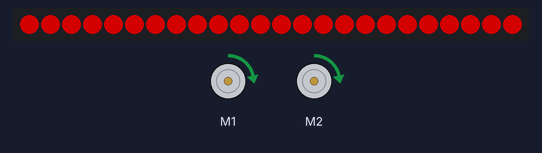
The program below on a simulated BBC micro:bit (MakeCode). Parts: 24 RGB LEDs in strip order, left to right, 2 × DC motor (green arrow = forward, orange = backward, longer = faster). Dim RGB values are drawn brighter than linear. At 48.0 s the program stops and its outputs stay as they are.

Above: at 0.1 s.
At 18.1 s:
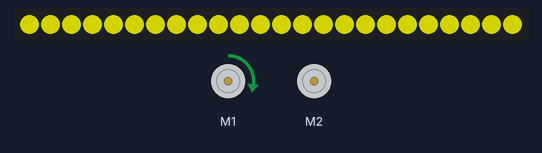
At 27.1 s:
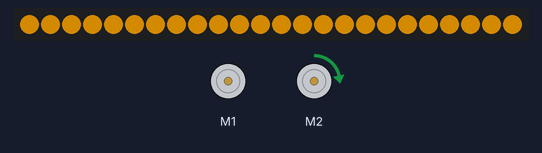
At 48.1 s:
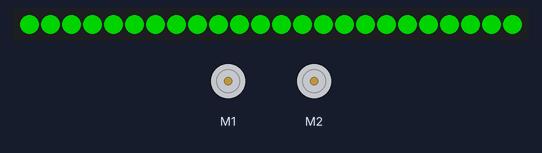
Timing chart, 0 to 49.5 s (numbered marks = the images above):
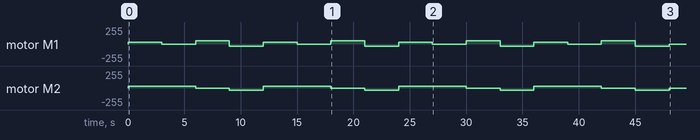

Measured:
- what the display in image 1 shows lasts 3.0 s, from 18.0 s to 21.0 s

The program:

main.ts
```typescript
let strip = neopixel.create(DigitalPin.P15, 24, NeoPixelMode.RGB)
for (let index = 0; index < 4; index++) {
    strip.showColor(neopixel.colors(NeoPixelColors.Red))
    maqueen.motorRun(maqueen.Motors.All, maqueen.Dir.CW, 30)
    basic.pause(3000)
    strip.showColor(neopixel.colors(NeoPixelColors.Orange))
    maqueen.motorRun(maqueen.Motors.M1, maqueen.Dir.CW, 0)
    basic.pause(3000)
    strip.showColor(neopixel.colors(NeoPixelColors.Yellow))
    maqueen.motorRun(maqueen.Motors.M2, maqueen.Dir.CW, 0)
    maqueen.motorRun(maqueen.Motors.M1, maqueen.Dir.CW, 50)
    basic.pause(3000)
    strip.showColor(neopixel.colors(NeoPixelColors.Green))
    maqueen.motorRun(maqueen.Motors.All, maqueen.Dir.CCW, 30)
    basic.pause(3000)
}
maqueen.motorRun(maqueen.Motors.All, maqueen.Dir.CCW, 0)
```

test.ts
```typescript
// aquí va el archivo "tests"; esto no se compilará cuando este paquete se utilice como una extensión.
```
